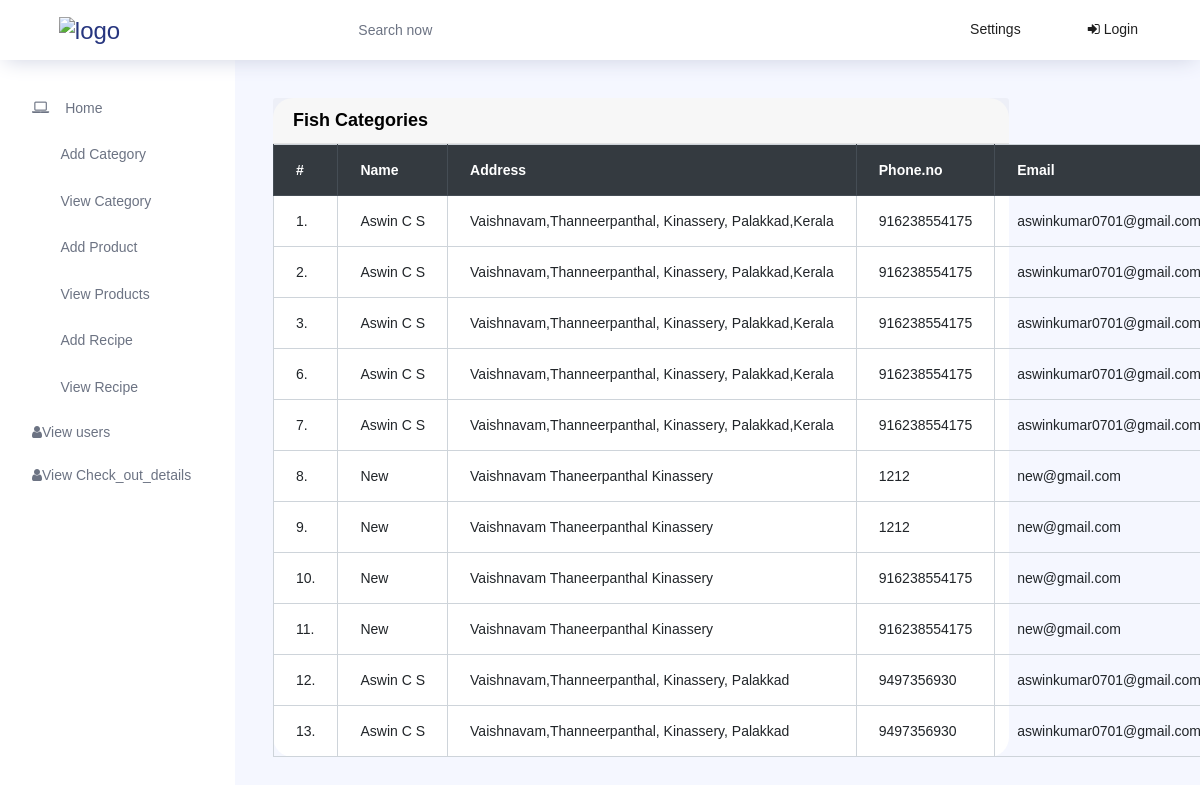
The app's page /check_out_table with its own data.
### User_app/models.py (models this page shows, shortened)
class checkout_data(models.Model):
    cart_id = models.ForeignKey(Cart,null=True,blank=True,default=None,on_delete=models.CASCADE)
    name= models.CharField(max_length=20)
    address = models.CharField(max_length=10)
    phone_no = models.IntegerField()
    email = models.EmailField()

### Admin_app/views.py (the view)
# urls.py: path('check_out_table',views.check_out_table,name='check_out_table')
def check_out_table(request):
    data = checkout_data.objects.all()
    return render(request,'check_out_table.html',{'data':data})

### Admin_app/templates/check_out_table.html (shortened to what this page needs)
{% extends 'admin_index.html' %}
{% block content %}
<div class="row">
    <div class="col-lg-10">
        <div class="card">
            <div class="card-header">
                <strong class="card-title">Fish Categories</strong>
            </div>
            <div class="table-stats order-table ov-h">
                <table class="table table-bordered" id="example" >
                    <thead class="thead-dark">
                        <tr>
                            <th class="serial">#</th>
                            <th>Name</th>
                            <th>Address</th>
                            <th>Phone.no</th>
                            <th>Email</th>
                        </tr>
                    </thead>
                    <tbody>
                        {% for i in data %}
                        <tr >
                            <td class="serial">{{i.id}}.</td>
                            <td>  <span class="name">{{i.name}}</span> </td>
                            <td>  <span class="name">{{i.address}}</span> </td>
                            <td>  <span class="name">{{i.phone_no}}</span> </td>
                            <td>  <span class="name">{{i.email}}</span> </td>
                        </tr>
                        {% endfor %}
                    </tbody>
                </table>
            </div>
        </div>
    </div>
</div>
{% endblock %}

### records on screen
checkout_data: id "1", name "Aswin C S", address "Vaishnavam,Thanneerpanthal, Kinassery, Palakkad,Kerala", phone_no "916238554175", email "aswinkumar0701@gmail.com"
checkout_data: id "2", name "Aswin C S", address "Vaishnavam,Thanneerpanthal, Kinassery, Palakkad,Kerala", phone_no "916238554175", email "aswinkumar0701@gmail.com"
checkout_data: id "3", name "Aswin C S", address "Vaishnavam,Thanneerpanthal, Kinassery, Palakkad,Kerala", phone_no "916238554175", email "aswinkumar0701@gmail.com"
checkout_data: id "6", name "Aswin C S", address "Vaishnavam,Thanneerpanthal, Kinassery, Palakkad,Kerala", phone_no "916238554175", email "aswinkumar0701@gmail.com"
checkout_data: id "7", name "Aswin C S", address "Vaishnavam,Thanneerpanthal, Kinassery, Palakkad,Kerala", phone_no "916238554175", email "aswinkumar0701@gmail.com"
checkout_data: id "8", name "New", address "Vaishnavam Thaneerpanthal Kinassery", phone_no "1212", email "new@gmail.com"
checkout_data: id "9", name "New", address "Vaishnavam Thaneerpanthal Kinassery", phone_no "1212", email "new@gmail.com"
checkout_data: id "10", name "New", address "Vaishnavam Thaneerpanthal Kinassery", phone_no "916238554175", email "new@gmail.com"
checkout_data: id "11", name "New", address "Vaishnavam Thaneerpanthal Kinassery", phone_no "916238554175", email "new@gmail.com"
checkout_data: id "12", name "Aswin C S", address "Vaishnavam,Thanneerpanthal, Kinassery, Palakkad", phone_no "9497356930", email "aswinkumar0701@gmail.com"
checkout_data: id "13", name "Aswin C S", address "Vaishnavam,Thanneerpanthal, Kinassery, Palakkad", phone_no "9497356930", email "aswinkumar0701@gmail.com"
